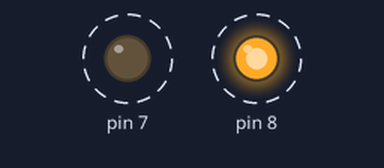
Recording of a sketch running on a simulated Arduino Uno, built with avr-gcc and run on an emulated ATmega328P. Parts: output pins drawn as LEDs (lit = HIGH). Dashed ring = blinking.

Above: at 0.08 s.
Timing chart, 0 to 3.0 s (numbered marks = the images above):
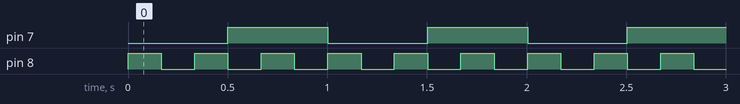

The sketch:

Blinking_leds_1_a_sec_and_3_a_sec.ino
```cpp
int tick = 0; //

void setup() {

  pinMode(7,OUTPUT);
  pinMode(8,OUTPUT);

}


// turns on LED after every 3 ticks and off after 6 ticks
void blinklong() {
  if (tick == 3){
    digitalWrite(7,HIGH);
    }
  if (tick == 6){
    digitalWrite(7,LOW);
    tick = 0;
    }
}
// checks if LED is on if so turns if off and other wise turns it off
void blinkfast() {
  if (digitalRead(8) == HIGH){
    digitalWrite(8,LOW);
}
  else
    digitalWrite(8,HIGH);

}

void loop(){
  blinklong();
  blinkfast();
  delay(167);
  tick += 1; // tick up every 0.167 seconds
}
```

Measured:
- by itself, pin 7: alternates HIGH for 0.50 s and LOW for 0.50 s
- by itself, pin 8: alternates HIGH for 0.17 s and LOW for 0.17 s
- by itself, everything shown: repeats every 1.0 s, in 6 steps
